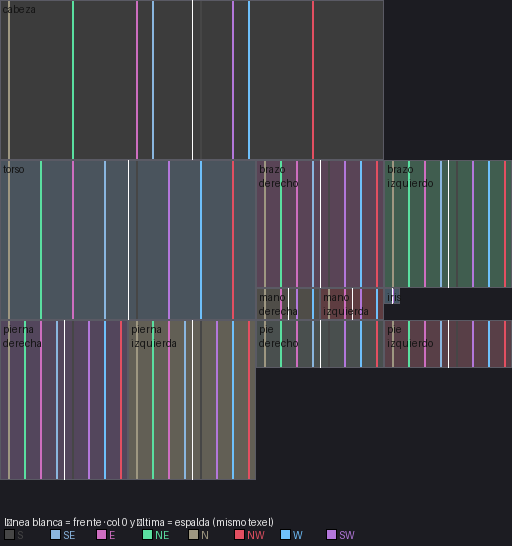
#> input picture skins/guia.png, 512 x 546 px
$ python analizar.py ../skins/guia.png 5 5 ../skins/guia.png
#> lines starting #> are read from the running program, lines starting #| are printed output that depends on the picture
"""Medir una animación de referencia píxel por píxel.

Uso:
  .venv/bin/python -m sprites_lib.analizar <tira.png> <ancho_celda> <alto_celda> <carpeta_salida>

Imprime: paleta (colores y cantidad), por cuadro el bounding box, borde superior (→ rebote),
píxeles del pie más bajo (→ apoyos) y ancho (→ apertura). Genera en <carpeta_salida>:
  grilla_XX.png  cuadros ampliados ×12 con grilla (líneas cada 1 px, amarillas cada 5) para leer
                 coordenadas de articulaciones a ojo (cabeza, hombro, codo, mano, cadera, rodilla, tobillo).
  medidas.json   todo lo medido, para copiar a sprites_lib/ciclos.py.
"""
import json
import os
import sys
from collections import Counter

import numpy as np
from PIL import Image, ImageDraw


def analizar(ruta, cw, ch, carpeta):
#> called with ruta = '../skins/guia.png', cw = 5, ch = 5, carpeta = '../skins/guia.png'
    im = Image.open(ruta).convert("RGBA")
    a = np.array(im)
    n = im.width // cw
#> n = 102
    op = a[..., 3] > 0
#> op: shape (546, 512) bool; every value is 1
    cols = Counter(map(tuple, a[op][:, :3]))
#> cols = 1204 items
    print(f"{n} cuadros de {cw}x{ch} | {len(cols)} colores")
#| 102 cuadros de 5x5 | 1204 colores
    for c, k in cols.most_common():
        print(f"  #{c[0]:02x}{c[1]:02x}{c[2]:02x}  {k}")
#> this loop made 1204 passes
#> (c, k) on passes 1 to 3: ((28, 28, 34), 84361), ((60, 60, 60), 57537), ((74, 84, 93), 37357)
#|   #1c1c22  84361
#|   #3c3c3c  57537
#|   #4a545d  37357
#|   #53465c  16973
#|   #625f55  16963
#|   #594456  13505
#|   #405d4f  13490
#|   #5a5a64  5176
#> (further printed lines are left out)
    cuadros = []
    for i in range(n):
        f = op[:ch, i * cw:(i + 1) * cw]
        ys, xs = np.where(f)
        pie = xs[ys == ys.max()]
        c = dict(cuadro=i, x0=int(xs.min()), x1=int(xs.max()), y0=int(ys.min()), y1=int(ys.max()),
                 ancho=int(xs.max() - xs.min() + 1), alto=int(ys.max() - ys.min() + 1),
                 pie_bajo=[int(pie.min()), int(pie.max())], pixeles=int(f.sum()))
        cuadros.append(c)
        print(f"  cuadro {i}: bbox x{c['x0']}-{c['x1']} y{c['y0']}-{c['y1']}  ancho {c['ancho']}  alto {c['alto']}"
              f"  pie más bajo x{c['pie_bajo'][0]}-{c['pie_bajo'][1]}")
#> after the loop, cuadros = 102 items
    rebote = [c["y0"] - min(q["y0"] for q in cuadros) for c in cuadros]
#> rebote = 102 values from 0 to 0
    print("rebote (borde superior relativo):", rebote)
    os.makedirs(carpeta, exist_ok=True)
    S = 12
    grillas = []
    for i in range(n):
        fr = im.crop((i * cw, 0, (i + 1) * cw, ch))
        g = Image.new("RGB", (cw * S + 30, ch * S + 30), (20, 20, 28))
        big = fr.resize((cw * S, ch * S), Image.NEAREST)
        g.paste(big, (30, 30), big)
        d = ImageDraw.Draw(g)
        for k in range(ch + 1):
            d.line([(30, 30 + k * S), (30 + cw * S, 30 + k * S)], fill=(200, 200, 60) if k % 5 == 0 else (45, 45, 55))
            if k % 5 == 0:
                d.text((2, 30 + k * S - 5), str(k), fill=(255, 255, 0))
        for k in range(cw + 1):
            d.line([(30 + k * S, 30), (30 + k * S, 30 + ch * S)], fill=(200, 200, 60) if k % 5 == 0 else (45, 45, 55))
            if k % 5 == 0:
                d.text((30 + k * S - 3, 10), str(k), fill=(255, 255, 0))
        d.text((34, 34), f"#{i}", fill=(255, 120, 120))
        grillas.append(g)
#> this loop made 102 passes
#> pass 1, in analizar, `g = Image.new("RGB", (cw * S + 30, ch * S + 30), (20, 20, 28))`:
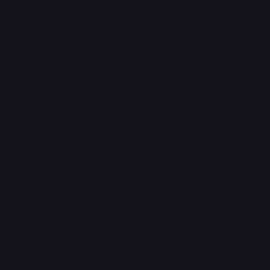
#> g: PIL image 90x90 RGB (shown 3 times larger); mean R, G, B 20, 20, 28
#> pass 1, in analizar, `big = fr.resize((cw * S, ch * S), Image.NEAREST)`:
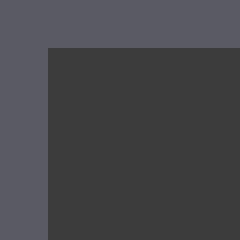
#> big: PIL image 60x60 RGBA (shown 4 times larger); mean R, G, B, A 70.8, 70.8, 74.4, 255
#> pass 2, in analizar, `big = fr.resize((cw * S, ch * S), Image.NEAREST)`:
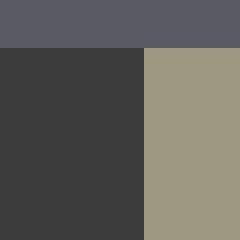
#> big: PIL image 60x60 RGBA (shown 4 times larger); mean R, G, B, A 97.4, 95.1, 90.1, 255
#> after the loop:
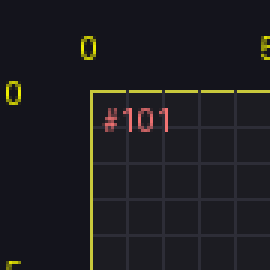
#> g: PIL image 90x90 RGB (shown 3 times larger); mean R, G, B 29.6, 28.8, 32.6
#> after the loop, grillas = 102 items
    for j in range(0, n, 5):                      # 5 cuadros por imagen
        grupo = grillas[j:j + 5]
        w, h = grupo[0].size
        o = Image.new("RGB", (w * len(grupo), h))
        for k, g in enumerate(grupo):
            o.paste(g, (k * w, 0))
        o.save(os.path.join(carpeta, f"grilla_{j:02d}.png"))
#> this loop made 21 passes
#> pass 1, in analizar, `o.save(os.path.join(carpeta, f"grilla_{j:02d}.png"))`:
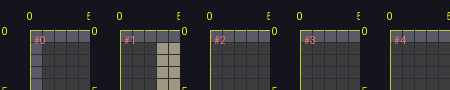
#> saved as grilla_00.png: PIL image 450x90 RGB; mean R, G, B 45.8, 45.1, 47
#> pass 2, in analizar, `o.save(os.path.join(carpeta, f"grilla_{j:02d}.png"))`:
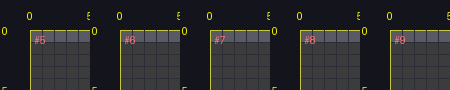
#> saved as grilla_05.png: PIL image 450x90 RGB; mean R, G, B 43.1, 42.6, 44.9
#> after the loop:
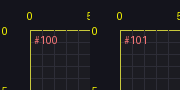
#> o: PIL image 180x90 RGB; mean R, G, B 29.7, 28.9, 32.6
    with open(os.path.join(carpeta, "medidas.json"), "w") as fh:
        json.dump({"cuadros": cuadros, "rebote": rebote,
                   "paleta": [["#%02x%02x%02x" % c, k] for c, k in cols.most_common()]}, fh, indent=1)
    print("grillas y medidas en", carpeta)


if __name__ == "__main__":
    if len(sys.argv) < 5:
        print(__doc__); sys.exit(0)
    analizar(sys.argv[1], int(sys.argv[2]), int(sys.argv[3]), sys.argv[4])
